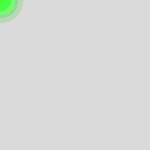
Frame 1 (no input)
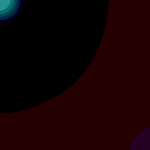
Frame 60 (the mouse pressed at the canvas centre just before this capture)
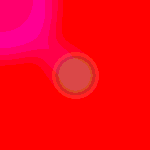
Frame 120 (the mouse held since frame 60 and released just before this capture)

The Processing sketch that drew these frames (run headless with seeded random() and noise(); from frame 60 on, the mouse is pressed at the canvas centre):

// Processing sketch: processing_40662
// ── processing_40662.pde

void setup(){
  size(150,150);
}

void draw(){
  
  strokeWeight(random(50));
  stroke(random(255),random(255),random(255));
  line(mouseX,mouseY,mouseY,mouseX);
  
  strokeWeight(100);
  stroke(random(255),random(255),random(255));
  ellipse(mouseX,mouseY,mouseX-pmouseX,mouseX-pmouseX);
  filter(BLUR,5);
  filter(POSTERIZE,8);
  
    
}

void mouseMoved() {
  fill(mouseY,mouseX,mouseY,150);
}

void mousePressed() {
  filter(INVERT);
}
